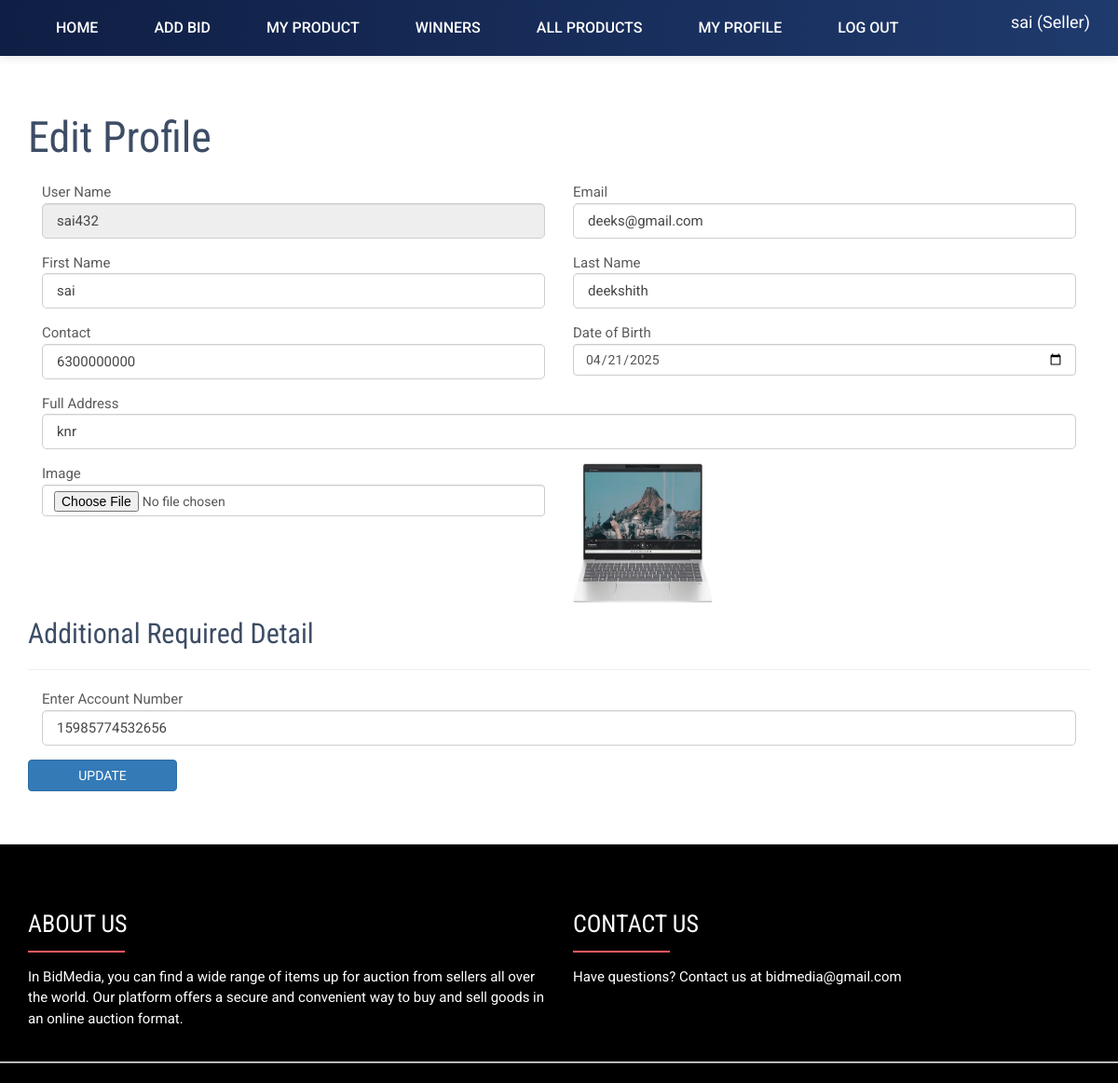
The page /edit_profile/ (signed in) on the database its author committed.
### bid_app/models.py (models this page shows, shortened)
class AuctionUser(models.Model):
    user = models.ForeignKey(User,on_delete=models.CASCADE,null=True, blank=True)
    dob = models.DateField(null=True, blank=True)
    address = models.CharField(max_length=100,null=True, blank=True)
    contact = models.CharField(max_length=10,null=True, blank=True)
    image = models.FileField(null=True, blank=True)
    user_type = models.CharField(max_length=100,null=True, blank=True)
    status = models.CharField(max_length=100,null=True, blank=True, default="pending")
    membership = models.ForeignKey(Member_fee,on_delete=models.CASCADE,null=True, blank=True)
    created = models.DateTimeField(auto_now_add=True)
    bank_statement = models.FileField(null=True, blank=True)
    account_number = models.CharField(max_length=100,null=True, blank=True)
    agree = models.BooleanField(null=True, blank=True)
    email_verification = models.BooleanField(null=True, blank=True)
    otp = models.CharField(max_length=100,null=True, blank=True)

### bid_app/views.py (the view, shortened to what this page needs)
# urls.py: path('edit_profile/', Edit_profile, name="edit_profile"),
def Edit_profile(request):
    if not request.user.is_authenticated:
        return redirect('login')
    pro = AuctionUser.objects.get(user=request.user)
    d = {'pro':pro}
    return render(request, 'edit_profile.html',d)

### BidScape--Online-Auction-System-master/bid_app/templates/edit_profile.html (shortened to what this page needs)
{% extends 'index.html' %}
{% block body %}
<div id="inner_banner" class="inner_banner_section" style="margin-top:5%">
  <div class="container">
    <div class="row">
      <div class="col-md-12">
        <div class="full">
          <div class="title-holder">
            <div class="title-holder-cell text-left">
              <h1 class="page-title">Edit Profile</h1>
            </div>
          </div>
        </div>
      </div>
    </div>
  </div>
</div>
  <div class="container">
    <div class="row">
          <div class="full">
            <div class="col-lg-12 col-md-12 col-sm-12 col-xs-12 contant_form">
              <div class="form_section">
                <form method="post" action="" enctype="multipart/form-data">
                <div class="form-row">
                  <div class="form-group col-md-6">
                    <label for="inputEmail4">User Name</label>
                    <input type="text" class="form-control" name="uname" value="{{pro.user.username}}" id="inputEmail4" readonly>
                    </div>
                  <div class="form-group col-md-6">
                    <label for="exampleInputEmail1">Email</label>
                    <input type="email" class="form-control" id="exampleInputEmail1" aria-describedby="emailHelp" name="email" value="{{pro.user.email}}">
                  </div>
                    </div>
                <div class="form-row">
                    <div class="form-group col-md-6">
                      <label for="inputEmail4">First Name</label>
                      <input type="text" class="form-control" value="{{pro.user.first_name}}" name="fname" id="inputEmail4">
                    </div>
                  <div class="form-group col-md-6">
                    <label for="inputPassword4">Last Name</label>
                    <input type="text" class="form-control" name="lname" value="{{pro.user.last_name}}" id="inputPassword4">
                  </div>
                </div>
                <div class="form-row">
                  <div class="form-group col-md-6">
                    <label for="exampleInputPassword1">Contact</label>
                    <input type="text" class="form-control" id="exampleInputPassword1" value="{{pro.contact}}" name="contact">
                  </div>
                  <div class="form-group col-md-6">
                    <label for="exampleInputPassword1">Date of Birth</label>
                    <input type="date" class="form-control" id="exampleInputPassword1" name="date" value="{{pro.dob|date:'Y-m-d'}}">
                  </div>
                    </div>
                <div class="form-row">
                  <div class="form-group col-md-12">
                  <label for="exampleInputPassword1">Full Address</label>
                  <input type="text" class="form-control" id="exampleInputPassword1" value="{{pro.address}}" name="add">
                </div>
                <div class="form-row">
                  <div class="form-group col-md-6">
                      <label for="exampleInputPassword1">Image</label>
                      <input type="file" class="form-control" id="exampleInputPassword1" name="img" value="choose file">
                    </div>
                  <div class="form-group col-md-6">
                      <img src="{{pro.image.url}}" style="width:150px;height:150px">
                  </div>
                </div>
                <h4>Additional Required Detail</h4><hr>
                <div class="form-group col-md-12">
                    <label for="exampleInputPassword1">Enter Account Number</label>
                    <input type="text" class="form-control" id="exampleInputPassword1" name="account_number" value="{% if pro.account_number %}{{pro.account_number}}{% endif %}" placeholder="Enter Your Account Number" required>
                </div>
                </div><br>
              <button type="submit" class="btn btn-primary" style="margin-bottom:5%">update</button>
            </form>
                </div>
            </div>
      </div>
    </div>
</div>
{% endblock %}

### bid_app/templates/index.html (shortened to what this page needs)
<!DOCTYPE html>
{% load static %}
<html class="no-js">
<head id="Head1">
<link rel="stylesheet" href="{% static 'assets/plugins/bootstrap/css/bootstrap.min.css' %}" />
<link rel="stylesheet" href="{% static 'assets/plugins/font-awesome/css/font-awesome.min.css' %}" />
<link rel="stylesheet" href="{% static 'css/style.css' %}" />
<link rel="stylesheet" href="{% static 'css/vendor/venobox.css' %}" />
<link rel="stylesheet" href="{% static 'css/rain.style.css' %}" />
<link rel="stylesheet" href="{% static 'css/responsive.css' %}" />
    </head>
</head>
<body class="home">
                <div class="navigation-row">
                    <nav id="mainmenu">
                        <div class="wrap">
                            <ul>
                                {% if request.user.is_authenticated and request.user.auctionuser_set.all.0.user_type == "Seller" %}
                                <li><a href="/" title="Auction-Home">Home</a></li>
                                    <li><a href="/add_product" title="Add Bid">Add Bid</a></li>
                                    <li><a href="/view_product" title="View Bid">My Product</a></li>
                                    <li><a href="/meetwinners/" title="Meet Winners">Winners</a></li>
                                    <li><a href="/all_product/" title="Hot Products">All Products</a></li>
                                    <li><a href="/profile/{{request.user.id}}" title="My Profile">My Profile</a></li>
                                    <li><a href="/logout" title="Logout">Log out</a></li>
                                    <div class="user-login">
                                        <p style="color:white">{{request.user.first_name}} ({{request.user.auctionuser_set.all.0.user_type}})</p>
                                    </div>
                                {% else %}
                                    <li><a href="/" title="Auction-Home">Home</a></li>
                                    <li><a href="/about" title="About Us">About Us</a></li>
                                    <li><a href="/loginadmin" title="Login">Admin Login</a></li>
                                    <li><a href="/login" title="Login">Login</a></li>
                                    <li><a href="/signup" title="Signup">Sign up</a></li>
                                {% endif %}
                            </ul>
                        </div>
                    </nav>
                </div>
           {% block body %}
           {% endblock %}
                        <footer id="footer" class="footer-1" style="color: white;background-color: black;">
                            <div class="main-footer widgets-dark typo-light">
                            <div class="container">
                            <div class="row">
                              <div class="col-xs-12 col-sm-6 col-md-6">
                                <div class="widget subscribe no-box">
                                    <h5 class="widget-title about" style="color:white;">ABOUT US</h5>
                                    <p>In BidMedia, you can find a wide range of items up for auction from sellers all over the world. Our platform offers a secure and convenient way to buy and sell goods in an online auction format.</p>
                                </div>
                              </div>
                              <div class="col-xs-12 col-sm-6 col-md-6">
                                <div class="widget no-box">
                                    <h5 class="widget-title about" style="color:white;">CONTACT US</h5>
                                    <p>Have questions? Contact us at bidmedia@gmail.com</p>
                                    <div class="social-links mt-3">
                                        <a href="#" class="twitter"><i class="fa fa-twitter"></i></a>
                                        <a href="#" class="facebook"><i class="fa fa-facebook"></i></a>
                                        <a href="#" class="instagram"><i class="fa fa-instagram"></i></a>
                                        <a href="#" class="linkedin"><i class="fa fa-linkedin"></i></a>
                                    </div>
                                </div>
                              </div>
                            </div>
                            </div>
                            </div>
                              <hr style="height:0.5px;color:gray;background-color:gray;">
                        </footer>
</body>
</html>

### bid_app/static/css/responsive.css (style rules this page uses)
@media only screen and (min-width: 768px) { .user-login form, #mainmenu ul, .account-bar > ul { display:block !important; } }
@media only screen and (min-width: 1001px) and (max-width: 1200px) { .wrap { width:auto; padding:0 15px; } }
@media only screen and (min-width: 1001px) and (max-width: 1200px) { img { max-width: 100%; width:auto; height:auto; } }
@media only screen and (min-width: 1001px) and (max-width: 1200px) { .user-login { margin:10px 0 0; } }

### bid_app/templates/index.html (style rules this page uses)
.about:after { content:""; display:block; width: 4em; max-width:70%; border-bottom: 0.1em solid #FF5A5F; margin: 0.5em 0 0.5em 0; }

### rows shown on the page
AuctionUser: uname "sai432", email "deeks@gmail.com", fname "sai", lname "deekshith", contact "6300000000", date "04/21/2025", add "knr", image (picture), account_number "15985774532656"

### other values the page prints
{{ request.user.first_name }} "sai"
{{ request.user.auctionuser_set.all.0.user_type }} "Seller"
